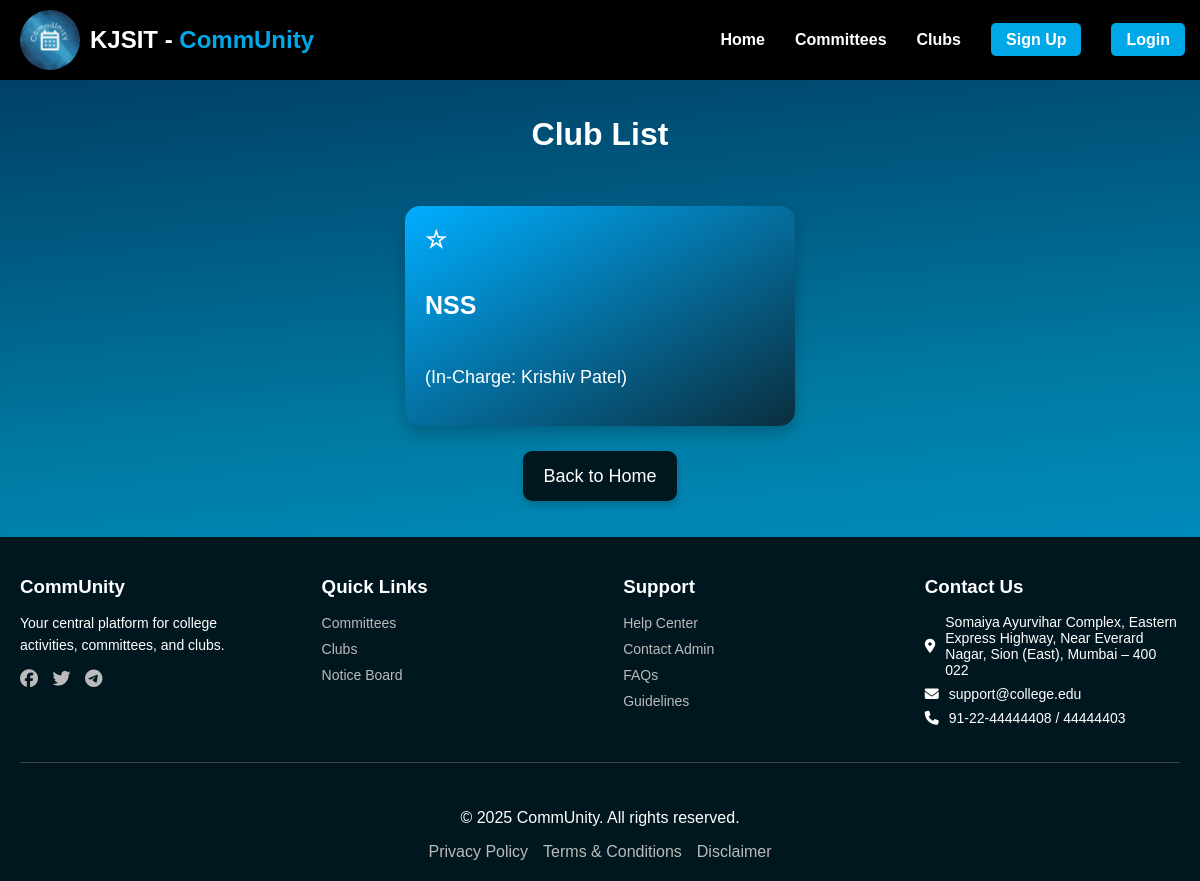
The app's page /committees/clubs/, older data.
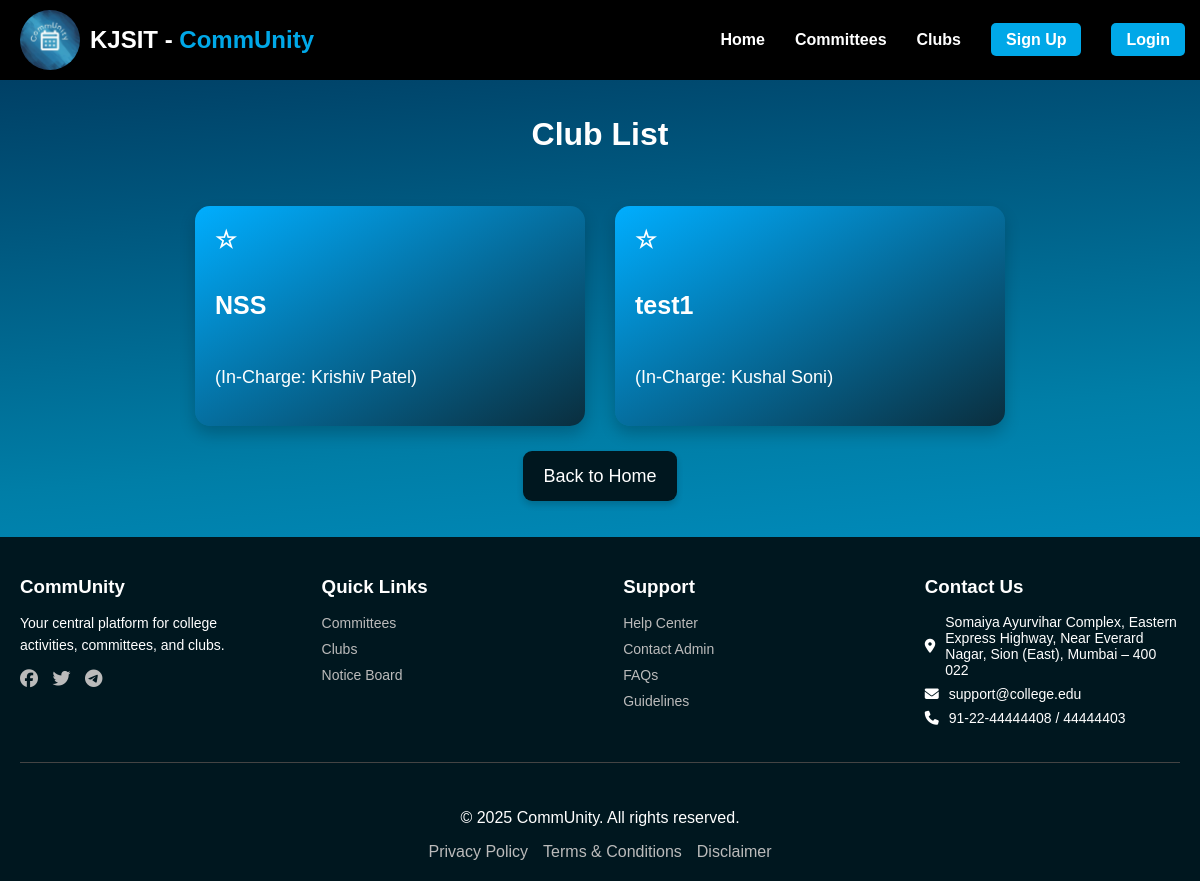
The same page, newer data.
### committees/models.py (models this page shows, shortened)
class Associations(models.Model):
    ROLE_CHOICES = (
        ('committees', 'Committees'),
        ('clubs', 'Clubs')
    )
    STATUS_CHOICES = (
        ('pending', 'Pending Approval'),
        ('approved', 'Approved'),
        ('rejected', 'Rejected'),
        ('delete_pending', 'Delete Request Pending'),
    )
    CATEGORY = (
        ('None', 'None'),
        ('Academic', 'Academic'),
        ('Technical', 'Technical'),
        ('Cultural', 'Cultural'),
        ('Sports', 'Sports'),
        ('Social', 'Social'),
        ('Other', 'Other')
    )
    id = models.AutoField(primary_key=True)
    name = models.CharField(max_length=255)
    description = models.TextField()
    type = models.CharField(max_length=15, choices=ROLE_CHOICES)
    category = models.CharField(max_length=30, choices=CATEGORY, default='None')
    faculty_incharge = models.ForeignKey('faculty.Faculty', on_delete=models.CASCADE)
    created_by = models.ForeignKey('members.CoreMember', on_delete=models.CASCADE, null=True, blank=True)
    created_at = models.DateTimeField(auto_now_add=True)
    image = models.ImageField(upload_to='association_images/', null=True, blank=True)
    status = models.CharField(max_length=15, choices=STATUS_CHOICES, default='pending')
    owner = models.ForeignKey('members.CoreMember', on_delete=models.SET_NULL, null=True, blank=True,related_name='owned_associations')

### faculty/models.py (models this page shows, shortened)
class Faculty(models.Model):
    id = models.OneToOneField(UserProfile, on_delete=models.CASCADE, primary_key=True)
    department = models.CharField(max_length=100)
    designation = models.CharField(max_length=100,null=True,blank=True)
    locked_dates = models.JSONField(null=True,blank=True)
    permissions = models.JSONField(default=list,null=True,blank=True)
    can_lock_dates = models.BooleanField(default=False)

### Login/models.py (models this page shows, shortened)
class UserProfile(models.Model):
    ROLE_CHOICES = (
        ('faculty', 'Faculty'),
        ('core_member', 'Core Member'),
        ('member', 'Member'),
        ('non_participating', 'Non Participating')
    )
    id = models.OneToOneField(settings.AUTH_USER_MODEL, on_delete=models.CASCADE, primary_key=True)
    ssv_id = models.IntegerField(null=True, blank=True, unique=True)  # New field
    full_name = models.CharField(max_length=255)
    role = models.CharField(max_length=20, choices=ROLE_CHOICES,default='non_participating')
    profile_picture = models.ImageField(upload_to='profile_pics/', default='profile_pics/default.jpg',null=True, blank=True)
    created_at = models.DateTimeField(auto_now_add=True)
    updated_at = models.DateTimeField(auto_now=True)
    preferences = models.JSONField(default=list,null=True,blank=True) # New field for preferences
    notification_read = models.JSONField(default=list,null=True,blank=True)

### committees/views.py (the view, shortened to what this page needs)
# urls.py: path('clubs/', views.club_list, name='club_list'),
def club_list(request):
    user = request.user
    clubs = Associations.objects.filter(type='clubs',status__in=["approved", "delete_pending"])
    preferences = []
    if request.user.is_authenticated:
        preferences = UserProfile.objects.get(id=user).preferences
    print("Preferences:", preferences)
    context = {
        'clubs': clubs,
        'preferences': preferences
    }
    request.session['url'] = 'club_list'
    return render(request, 'committees/clubs_list.html', context)

### committees/templates/committees/clubs_list.html (shortened to what the changed rows need)
{% load static %}
<link rel="stylesheet" href="https://cdnjs.cloudflare.com/ajax/libs/font-awesome/6.5.1/css/all.min.css">
<link rel="stylesheet" href="{% static 'css/club_list.css' %}">
<body>
<header>
    <h1>Club List</h1>
</header>
<main class="main-content">
<div class="club-list">
    <ul>
        {% for club in clubs %}
            {% if club.status == "approved" or club.status == "delete_pending" %}
                <li>
                    <span
                        class="star-icon {% if club.id in preferences %}selected{% endif %}"
                        data-club-id="{{ club.id }}"
                        onclick="toggleSelection(this)">
                        {% if club.id in preferences %} &#9733; {% else %} &#9734; {% endif %}
                    </span>
                    <a href="{% url 'club_detail' pk=club.id %}" class="club-name">
                        {{ club.name }}
                    </a>
                    <p class="faculty-incharge">
                        (In-Charge: {{ club.faculty_incharge.id.full_name }})
                    </p>
                </li>
            {% endif %}
        {% empty %}
            <li>No clubs have been added yet.</li>
        {% endfor %}
    </ul>
</div>
</main>
</body>

Row changes from the older to the newer data that the page shows:
now on this page (row edited): Associations: name "test1", faculty_incharge.id.full_name "Kushal Soni"
